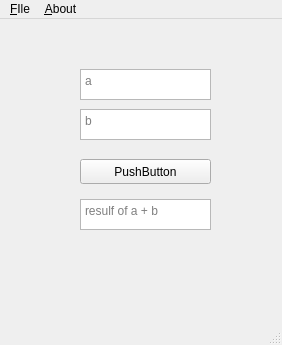
<?xml version="1.0" encoding="UTF-8"?>
<ui version="4.0">
 <class>main_window</class>
 <widget class="QMainWindow" name="main_window">
  <property name="geometry">
   <rect>
    <x>0</x>
    <y>0</y>
    <width>282</width>
    <height>345</height>
   </rect>
  </property>
  <property name="windowTitle">
   <string>PyQt5-Demo</string>
  </property>
  <widget class="QWidget" name="centralwidget">
   <widget class="QPlainTextEdit" name="text_first">
    <property name="geometry">
     <rect>
      <x>80</x>
      <y>50</y>
      <width>131</width>
      <height>31</height>
     </rect>
    </property>
    <property name="placeholderText">
     <string>a</string>
    </property>
   </widget>
   <widget class="QPlainTextEdit" name="text_result">
    <property name="geometry">
     <rect>
      <x>80</x>
      <y>180</y>
      <width>131</width>
      <height>31</height>
     </rect>
    </property>
    <property name="placeholderText">
     <string>resulf of a + b</string>
    </property>
   </widget>
   <widget class="QPushButton" name="button_plus">
    <property name="geometry">
     <rect>
      <x>80</x>
      <y>140</y>
      <width>131</width>
      <height>25</height>
     </rect>
    </property>
    <property name="text">
     <string>PushButton</string>
    </property>
   </widget>
   <widget class="QPlainTextEdit" name="text_second">
    <property name="geometry">
     <rect>
      <x>80</x>
      <y>90</y>
      <width>131</width>
      <height>31</height>
     </rect>
    </property>
    <property name="placeholderText">
     <string>b</string>
    </property>
   </widget>
  </widget>
  <widget class="QMenuBar" name="menubar">
   <property name="geometry">
    <rect>
     <x>0</x>
     <y>0</y>
     <width>282</width>
     <height>28</height>
    </rect>
   </property>
   <widget class="QMenu" name="menu_file">
    <property name="title">
     <string>&amp;FIle</string>
    </property>
   </widget>
   <widget class="QMenu" name="menu_About">
    <property name="title">
     <string>&amp;About</string>
    </property>
    <addaction name="action_application"/>
   </widget>
   <addaction name="menu_file"/>
   <addaction name="menu_About"/>
  </widget>
  <widget class="QStatusBar" name="statusbar"/>
  <action name="action_application">
   <property name="text">
    <string>This &amp;Application</string>
   </property>
  </action>
 </widget>
 <resources/>
 <connections/>
</ui>
